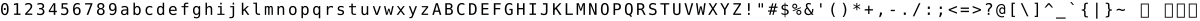

Here is the Python script that generated this plot:
#!/usr/bin/env python3

# Use the proper idiom in the main module ...
# NOTE: See https://docs.python.org/3.13/library/multiprocessing.html#the-spawn-and-forkserver-start-methods
if __name__ == "__main__":
    # Import standard modules ...
    import argparse
    import shutil
    import string

    # Import special modules ...
    try:
        import matplotlib
        matplotlib.rcParams.update(
            {
                       "axes.xmargin" : 0.01,
                       "axes.ymargin" : 0.01,
                            "backend" : "Agg",                                  # NOTE: See https://matplotlib.org/stable/gallery/user_interfaces/canvasagg.html
                         "figure.dpi" : 300,
                     "figure.figsize" : (9.6, 7.2),                             # NOTE: See https://github.com/Guymer/misc/blob/main/README.md#matplotlib-figure-sizes
                          "font.size" : 8,
                "image.interpolation" : "none",                                 # NOTE: See https://matplotlib.org/stable/gallery/images_contours_and_fields/interpolation_methods.html
                     "image.resample" : False,
            }
        )
        import matplotlib.pyplot
    except:
        raise Exception("\"matplotlib\" is not installed; run \"pip install --user matplotlib\"") from None
    try:
        import numpy
    except:
        raise Exception("\"numpy\" is not installed; run \"pip install --user numpy\"") from None
    try:
        import PIL
        import PIL.Image
        PIL.Image.MAX_IMAGE_PIXELS = 1024 * 1024 * 1024                         # [px]
        import PIL.ImageDraw
        import PIL.ImageFont
    except:
        raise Exception("\"PIL\" is not installed; run \"pip install --user Pillow\"") from None

    # Import my modules ...
    try:
        import pyguymer3
        import pyguymer3.image
    except:
        raise Exception("\"pyguymer3\" is not installed; run \"pip install --user PyGuymer3\"") from None

    # **************************************************************************

    # Create argument parser and parse the arguments ...
    parser = argparse.ArgumentParser(
           allow_abbrev = False,
            description = "Make an image of the ASCII characters which are considered printable by Python.",
        formatter_class = argparse.ArgumentDefaultsHelpFormatter,
    )
    parser.add_argument(
        "--chunksize",
        default = 1048576,
           help = "the size of the chunks of any files which are read in (in bytes)",
           type = int,
    )
    parser.add_argument(
        "--debug",
        action = "store_true",
          help = "print debug messages",
    )
    parser.add_argument(
        "--exiftool-path",
        default = shutil.which("exiftool"),
           dest = "exiftoolPath",
           help = "the path to the \"exiftool\" binary",
           type = str,
    )
    parser.add_argument(
        "--gifsicle-path",
        default = shutil.which("gifsicle"),
           dest = "gifsiclePath",
           help = "the path to the \"gifsicle\" binary",
           type = str,
    )
    parser.add_argument(
        "--jpegtran-path",
        default = shutil.which("jpegtran"),
           dest = "jpegtranPath",
           help = "the path to the \"jpegtran\" binary",
           type = str,
    )
    parser.add_argument(
        "--optipng-path",
        default = shutil.which("optipng"),
           dest = "optipngPath",
           help = "the path to the \"optipng\" binary",
           type = str,
    )
    parser.add_argument(
        "--timeout",
        default = 60.0,
           help = "the timeout for any requests/subprocess calls (in seconds)",
           type = float,
    )
    args = parser.parse_args()

    # **************************************************************************

    # Define the anti-aliasing, the character spacing, the image height and then
    # deduce the image width ...
    aa = 16                                                                     # [×]
    charSpacing = 12                                                            # [px]
    imgHeight = 21                                                              # [px]
    imgWidth = charSpacing * len(string.printable)                              # [px]

    print(f"The user has requested {imgWidth:d} px × {imgHeight:d} px.")

    print(f"The temporary image will be {aa * imgWidth:d} px × {aa * imgHeight:d} px.")

    # Create short-hands ...
    fontPath = matplotlib.font_manager.findfont("DejaVu Sans Mono")
    fontSize = 16                                                               # [px]
    font = PIL.ImageFont.truetype(fontPath, aa * fontSize)

    # **************************************************************************

    # Create empty white image and initialize the drawing object ...
    img = PIL.Image.new(
        "RGB",
        (aa * imgWidth, aa * imgHeight),
        (255, 255, 255),
    )
    draw = PIL.ImageDraw.Draw(img)

    # Loop over characters in the alphabet ...
    for pos, char in enumerate(string.printable):
        # Draw character ...
        draw.text(
            (pos * aa * charSpacing, 0),
            char,
            (0, 0, 0),
            font = font,
        )

    # Reduce the image down to the requested size ...
    img = img.reduce(aa)

    # Save image ...
    img.save("makeAlphabet.png")

    # Optimize PNG ...
    pyguymer3.image.optimise_image(
        "makeAlphabet.png",
           chunksize = args.chunksize,
               debug = args.debug,
        exiftoolPath = args.exiftoolPath,
        gifsiclePath = args.gifsiclePath,
        jpegtranPath = args.jpegtranPath,
         optipngPath = args.optipngPath,
               strip = True,
             timeout = args.timeout,
    )

    # **************************************************************************

    # Make a copy of the image as an array ...
    imgArr = numpy.array(img)

    # Loop over height ...
    for iy in range(imgHeight):
        if imgArr[iy, :, :].sum() == imgWidth * 3 * 255:
            print(f"Row {iy:2d} is empty.")
        else:
            print(f"Row {iy:2d} has characters.")
